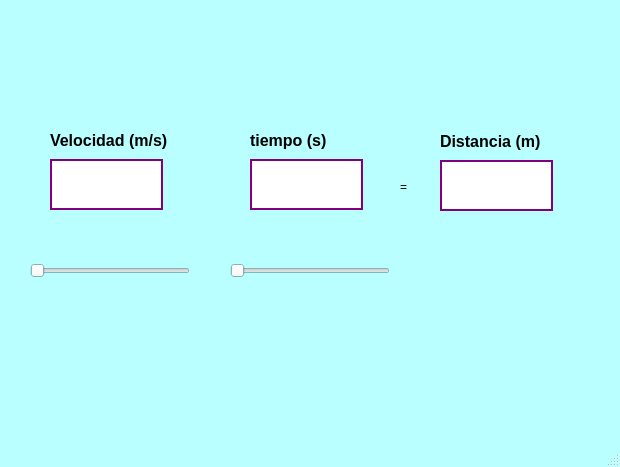
<?xml version="1.0" encoding="UTF-8"?>
<ui version="4.0">
 <class>MainWindow</class>
 <widget class="QMainWindow" name="MainWindow">
  <property name="geometry">
   <rect>
    <x>0</x>
    <y>0</y>
    <width>620</width>
    <height>467</height>
   </rect>
  </property>
  <property name="palette">
   <palette>
    <active>
     <colorrole role="Base">
      <brush brushstyle="SolidPattern">
       <color alpha="255">
        <red>255</red>
        <green>255</green>
        <blue>255</blue>
       </color>
      </brush>
     </colorrole>
     <colorrole role="Window">
      <brush brushstyle="SolidPattern">
       <color alpha="255">
        <red>185</red>
        <green>255</green>
        <blue>255</blue>
       </color>
      </brush>
     </colorrole>
     <colorrole role="Highlight">
      <brush brushstyle="SolidPattern">
       <color alpha="255">
        <red>171</red>
        <green>99</green>
        <blue>215</blue>
       </color>
      </brush>
     </colorrole>
    </active>
    <inactive>
     <colorrole role="Base">
      <brush brushstyle="SolidPattern">
       <color alpha="255">
        <red>255</red>
        <green>255</green>
        <blue>255</blue>
       </color>
      </brush>
     </colorrole>
     <colorrole role="Window">
      <brush brushstyle="SolidPattern">
       <color alpha="255">
        <red>185</red>
        <green>255</green>
        <blue>255</blue>
       </color>
      </brush>
     </colorrole>
     <colorrole role="Highlight">
      <brush brushstyle="SolidPattern">
       <color alpha="255">
        <red>171</red>
        <green>99</green>
        <blue>215</blue>
       </color>
      </brush>
     </colorrole>
    </inactive>
    <disabled>
     <colorrole role="Base">
      <brush brushstyle="SolidPattern">
       <color alpha="255">
        <red>185</red>
        <green>255</green>
        <blue>255</blue>
       </color>
      </brush>
     </colorrole>
     <colorrole role="Window">
      <brush brushstyle="SolidPattern">
       <color alpha="255">
        <red>185</red>
        <green>255</green>
        <blue>255</blue>
       </color>
      </brush>
     </colorrole>
     <colorrole role="Highlight">
      <brush brushstyle="SolidPattern">
       <color alpha="255">
        <red>0</red>
        <green>120</green>
        <blue>215</blue>
       </color>
      </brush>
     </colorrole>
    </disabled>
   </palette>
  </property>
  <property name="windowTitle">
   <string>MainWindow</string>
  </property>
  <widget class="QWidget" name="centralwidget">
   <widget class="QSlider" name="Slider1">
    <property name="geometry">
     <rect>
      <x>30</x>
      <y>260</y>
      <width>160</width>
      <height>22</height>
     </rect>
    </property>
    <property name="toolTip">
     <string>Arrastra para seleccion de numero</string>
    </property>
    <property name="statusTip">
     <string>Arrastra para seleccion de numero</string>
    </property>
    <property name="styleSheet">
     <string notr="true"/>
    </property>
    <property name="orientation">
     <enum>Qt::Horizontal</enum>
    </property>
   </widget>
   <widget class="QLineEdit" name="txtVelocidad">
    <property name="geometry">
     <rect>
      <x>50</x>
      <y>159</y>
      <width>113</width>
      <height>51</height>
     </rect>
    </property>
    <property name="font">
     <font>
      <pointsize>12</pointsize>
      <weight>75</weight>
      <bold>true</bold>
     </font>
    </property>
    <property name="styleSheet">
     <string notr="true">background-color: rgb(255, 255, 255);
border: 2px solid purple;</string>
    </property>
   </widget>
   <widget class="QLineEdit" name="txtTiempo">
    <property name="geometry">
     <rect>
      <x>250</x>
      <y>159</y>
      <width>113</width>
      <height>51</height>
     </rect>
    </property>
    <property name="font">
     <font>
      <pointsize>12</pointsize>
      <weight>75</weight>
      <bold>true</bold>
     </font>
    </property>
    <property name="styleSheet">
     <string notr="true">background-color: rgb(255, 255, 255);
border: 2px solid purple;
</string>
    </property>
   </widget>
   <widget class="QLabel" name="label">
    <property name="geometry">
     <rect>
      <x>50</x>
      <y>130</y>
      <width>151</width>
      <height>21</height>
     </rect>
    </property>
    <property name="font">
     <font>
      <pointsize>12</pointsize>
      <weight>75</weight>
      <bold>true</bold>
     </font>
    </property>
    <property name="text">
     <string>Velocidad (m/s)</string>
    </property>
   </widget>
   <widget class="QLabel" name="label_2">
    <property name="geometry">
     <rect>
      <x>250</x>
      <y>130</y>
      <width>91</width>
      <height>21</height>
     </rect>
    </property>
    <property name="font">
     <font>
      <pointsize>12</pointsize>
      <weight>75</weight>
      <bold>true</bold>
     </font>
    </property>
    <property name="text">
     <string>tiempo (s)</string>
    </property>
   </widget>
   <widget class="QLabel" name="label_3">
    <property name="geometry">
     <rect>
      <x>440</x>
      <y>131</y>
      <width>131</width>
      <height>21</height>
     </rect>
    </property>
    <property name="font">
     <font>
      <pointsize>12</pointsize>
      <weight>75</weight>
      <bold>true</bold>
     </font>
    </property>
    <property name="text">
     <string>Distancia (m)</string>
    </property>
   </widget>
   <widget class="QLineEdit" name="txtDistancia">
    <property name="geometry">
     <rect>
      <x>440</x>
      <y>160</y>
      <width>113</width>
      <height>51</height>
     </rect>
    </property>
    <property name="font">
     <font>
      <pointsize>12</pointsize>
      <weight>75</weight>
      <bold>true</bold>
     </font>
    </property>
    <property name="styleSheet">
     <string notr="true">background-color: rgb(255, 255, 255);
border: 2px solid purple;
</string>
    </property>
   </widget>
   <widget class="QSlider" name="Slider2">
    <property name="geometry">
     <rect>
      <x>230</x>
      <y>260</y>
      <width>160</width>
      <height>22</height>
     </rect>
    </property>
    <property name="toolTip">
     <string>Arrastra para seleccion de numero</string>
    </property>
    <property name="statusTip">
     <string>Arrastra para seleccion de numero</string>
    </property>
    <property name="styleSheet">
     <string notr="true"/>
    </property>
    <property name="orientation">
     <enum>Qt::Horizontal</enum>
    </property>
   </widget>
   <widget class="QLabel" name="label_4">
    <property name="geometry">
     <rect>
      <x>400</x>
      <y>180</y>
      <width>47</width>
      <height>13</height>
     </rect>
    </property>
    <property name="text">
     <string>=</string>
    </property>
   </widget>
   <widget class="QLabel" name="label_5">
    <property name="geometry">
     <rect>
      <x>0</x>
      <y>0</y>
      <width>621</width>
      <height>81</height>
     </rect>
    </property>
    <property name="text">
     <string/>
    </property>
    <property name="pixmap">
     <pixmap resource="recursos_proyecto.qrc">:/LOGOS/Imagenes/uat.png</pixmap>
    </property>
    <property name="scaledContents">
     <bool>true</bool>
    </property>
   </widget>
   <widget class="QLabel" name="label_6">
    <property name="geometry">
     <rect>
      <x>500</x>
      <y>330</y>
      <width>111</width>
      <height>91</height>
     </rect>
    </property>
    <property name="text">
     <string/>
    </property>
    <property name="pixmap">
     <pixmap resource="recursos_proyecto.qrc">:/LOGOS/Imagenes/pngegg.png</pixmap>
    </property>
    <property name="scaledContents">
     <bool>true</bool>
    </property>
   </widget>
  </widget>
  <widget class="QMenuBar" name="menubar">
   <property name="geometry">
    <rect>
     <x>0</x>
     <y>0</y>
     <width>620</width>
     <height>21</height>
    </rect>
   </property>
  </widget>
  <widget class="QStatusBar" name="statusbar"/>
 </widget>
 <resources>
  <include location="recursos_proyecto.qrc"/>
 </resources>
 <connections/>
</ui>
